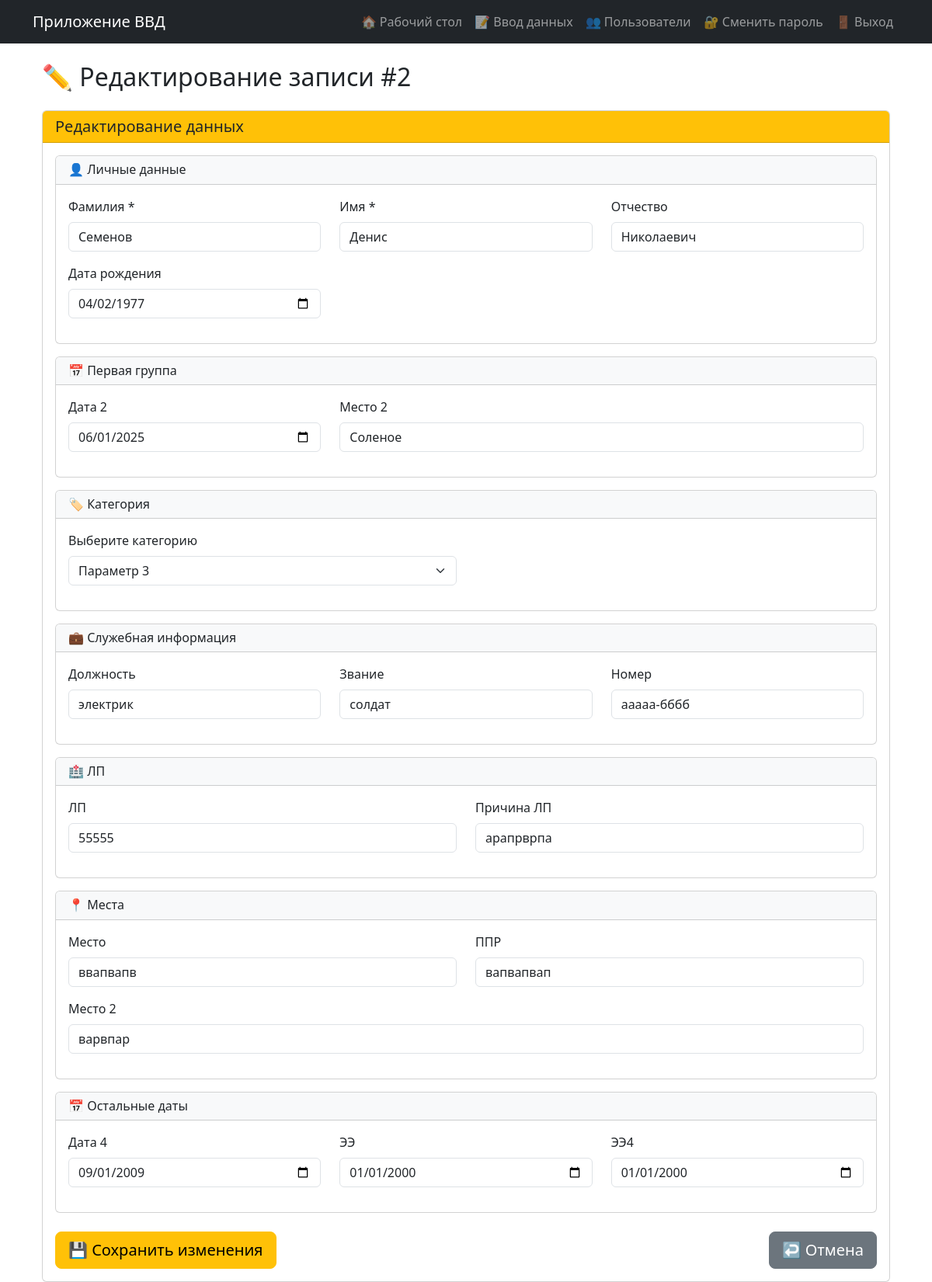
Screenshot of /record/edit/2 (signed in) with the database file from the repository.
### models.py (models this page shows)
class PersonData(db.Model):  # Класс переименован!
    __tablename__ = 'person_data'  # Новое имя таблицы!
    __table_args__ = {'extend_existing': True}  # Добавлено!
    id = db.Column(db.Integer, primary_key=True)
    last_name = db.Column(db.String(100))
    first_name = db.Column(db.String(100))
    middle_name = db.Column(db.String(100))
    birth_date = db.Column(db.Date)
    date2 = db.Column(db.Date)
    place2 = db.Column(db.String(255))
    category = db.Column(db.String(200))
    category_custom = db.Column(db.String(200))
    position = db.Column(db.String(200))
    rank = db.Column(db.String(100))
    number = db.Column(db.String(100))
    lp = db.Column(db.String(255))
    lp_reason = db.Column(db.String(1000))
    place = db.Column(db.String(200))
    ppr = db.Column(db.String(200))
    place2_field = db.Column(db.String(200))
    date4 = db.Column(db.Date)
    ee = db.Column(db.Date)
    ee4 = db.Column(db.Date)
    created_at = db.Column(db.DateTime, default=datetime.now)
    updated_at = db.Column(db.DateTime, default=datetime.now, onupdate=datetime.now)
    user_id = db.Column(db.Integer, db.ForeignKey('users.id'), nullable=False)
    edit_history = db.relationship('EditHistory', backref='record', lazy='dynamic', cascade='all, delete-orphan')

### app.py (the view, shortened to what this page needs)
@app.route('/record/edit/<int:record_id>', methods=['GET', 'POST'])
@login_required
def edit_record(record_id):
    record = PersonData.query.get_or_404(record_id)
    return render_template('edit_record.html', record=record)

### app.py (called while the page is built)
@login_manager.user_loader
def load_user(user_id):
    return db.session.get(User, int(user_id)) #User.query.get(int(user_id))

### models.py (called while the page is built)
    def is_admin(self):
        return self.role == 'admin'

### templates/edit_record.html (shortened to what this page needs)
{% extends "base.html" %}
{% block content %}
<div class="container-fluid">
    <h2 class="mb-4">✏️ Редактирование записи #{{ record.id }}</h2>
    <div class="card">
        <div class="card-header bg-warning">
            <h5 class="mb-0">Редактирование данных</h5>
        </div>
        <div class="card-body">
            <form method="post" id="editForm">
                <div class="card mb-3">
                    <div class="card-header bg-light">
                        <h6 class="mb-0">👤 Личные данные</h6>
                    </div>
                    <div class="card-body">
                        <div class="row">
                            <div class="col-md-4 mb-3">
                                <label for="last_name" class="form-label">Фамилия *</label>
                                <input type="text" class="form-control" id="last_name" name="last_name" value="{{ record.last_name or '' }}" required>
                            </div>
                            <div class="col-md-4 mb-3">
                                <label for="first_name" class="form-label">Имя *</label>
                                <input type="text" class="form-control" id="first_name" name="first_name" value="{{ record.first_name or '' }}" required>
                            </div>
                            <div class="col-md-4 mb-3">
                                <label for="middle_name" class="form-label">Отчество</label>
                                <input type="text" class="form-control" id="middle_name" name="middle_name" value="{{ record.middle_name or '' }}">
                            </div>
                        </div>
                        <div class="row">
                            <div class="col-md-4 mb-3">
                                <label for="birth_date" class="form-label">Дата рождения</label>
                                <input type="date" class="form-control" id="birth_date" name="birth_date" value="{{ record.birth_date.strftime('%Y-%m-%d') if record.birth_date else '' }}">
                            </div>
                        </div>
                    </div>
                </div>
                <div class="card mb-3">
                    <div class="card-header bg-light">
                        <h6 class="mb-0">📅 Первая группа</h6>
                    </div>
                    <div class="card-body">
                        <div class="row">
                            <div class="col-md-4 mb-3">
                                <label for="date2" class="form-label">Дата 2</label>
                                <input type="date" class="form-control" id="date2" name="date2" value="{{ record.date2.strftime('%Y-%m-%d') if record.date2 else '' }}">
                            </div>
                            <div class="col-md-8 mb-3">
                                <label for="place2" class="form-label">Место 2</label>
                                <input type="text" class="form-control" id="place2" name="place2" value="{{ record.place2 or '' }}">
                            </div>
                        </div>
                    </div>
                </div>
                <div class="card mb-3">
                    <div class="card-header bg-light">
                        <h6 class="mb-0">🏷️ Категория</h6>
                    </div>
                    <div class="card-body">
                        <div class="row">
                            <div class="col-md-6 mb-3">
                                <label for="category" class="form-label">Выберите категорию</label>
                                <select class="form-select" id="category" name="category">
                                    {% for i in range(1, 7) %}
                                    <option value="{{ i }}" {% if record.category == 'Параметр ' + i|string %}selected{% endif %}>Параметр {{ i }}</option>
                                    {% endfor %}
                                </select>
                            </div>
                        </div>
                    </div>
                </div>
                <div class="card mb-3">
                    <div class="card-header bg-light">
                        <h6 class="mb-0">💼 Служебная информация</h6>
                    </div>
                    <div class="card-body">
                        <div class="row">
                            <div class="col-md-4 mb-3">
                                <label for="position" class="form-label">Должность</label>
                                <input type="text" class="form-control" id="position" name="position" value="{{ record.position or '' }}">
                            </div>
                            <div class="col-md-4 mb-3">
                                <label for="rank" class="form-label">Звание</label>
                                <input type="text" class="form-control" id="rank" name="rank" value="{{ record.rank or '' }}">
                            </div>
                            <div class="col-md-4 mb-3">
                                <label for="number" class="form-label">Номер</label>
                                <input type="text" class="form-control" id="number" name="number" value="{{ record.number or '' }}">
                            </div>
                        </div>
                    </div>
                </div>
                <div class="card mb-3">
                    <div class="card-header bg-light">
                        <h6 class="mb-0">🏥 ЛП</h6>
                    </div>
                    <div class="card-body">
                        <div class="row">
                            <div class="col-md-6 mb-3">
                                <label for="lp" class="form-label">ЛП</label>
                                <input type="text" class="form-control" id="lp" name="lp" value="{{ record.lp or '' }}">
                            </div>
                            <div class="col-md-6 mb-3">
                                <label for="lp_reason" class="form-label">Причина ЛП</label>
                                <input type="text" class="form-control" id="lp_reason" name="lp_reason" value="{{ record.lp_reason or '' }}">
                            </div>
                        </div>
                    </div>
                </div>
                <div class="card mb-3">
                    <div class="card-header bg-light">
                        <h6 class="mb-0">📍 Места</h6>
                    </div>
                    <div class="card-body">
                        <div class="row">
                            <div class="col-md-6 mb-3">
                                <label for="place" class="form-label">Место</label>
                                <input type="text" class="form-control" id="place" name="place" value="{{ record.place or '' }}">
                            </div>
                            <div class="col-md-6 mb-3">
                                <label for="ppr" class="form-label">ППР</label>
                                <input type="text" class="form-control" id="ppr" name="ppr" value="{{ record.ppr or '' }}">
                            </div>
                        </div>
                        <div class="row">
                            <div class="col-md-12 mb-3">
                                <label for="place2_field" class="form-label">Место 2</label>
                                <input type="text" class="form-control" id="place2_field" name="place2_field" value="{{ record.place2_field or '' }}">
                            </div>
                        </div>
                    </div>
                </div>
                <div class="card mb-3">
                    <div class="card-header bg-light">
                        <h6 class="mb-0">📅 Остальные даты</h6>
                    </div>
                    <div class="card-body">
                        <div class="row">
                            <div class="col-md-4 mb-3">
                                <label for="date4" class="form-label">Дата 4</label>
                                <input type="date" class="form-control" id="date4" name="date4" value="{{ record.date4.strftime('%Y-%m-%d') if record.date4 else '' }}">
                            </div>
                            <div class="col-md-4 mb-3">
                                <label for="ee" class="form-label">ЭЭ</label>
                                <input type="date" class="form-control" id="ee" name="ee" value="{{ record.ee.strftime('%Y-%m-%d') if record.ee else '' }}">
                            </div>
                            <div class="col-md-4 mb-3">
                                <label for="ee4" class="form-label">ЭЭ4</label>
                                <input type="date" class="form-control" id="ee4" name="ee4" value="{{ record.ee4.strftime('%Y-%m-%d') if record.ee4 else '' }}">
                            </div>
                        </div>
                    </div>
                </div>
                <div class="d-flex justify-content-between mt-4">
                    <button type="submit" class="btn btn-warning btn-lg">💾 Сохранить изменения</button>
                    <a href="{{ url_for('all_records') }}" class="btn btn-secondary btn-lg">↩️ Отмена</a>
                </div>
            </form>
        </div>
    </div>
</div>
{% endblock %}

### rows the page displays
PersonData: id "2", last_name "Семенов", first_name "Денис", middle_name "Николаевич", birth_date "04/02/1977", date2 "06/01/2025", place2 "Соленое", category "Параметр 3", position "электрик", rank "солдат", number "ааааа-бббб", lp "55555", lp_reason "арапрврпа", place "ввапвапв", ppr "вапвапвап", place2_field "варвпар", date4 "09/01/2009", ee "01/01/2000", ee4 "01/01/2000"
